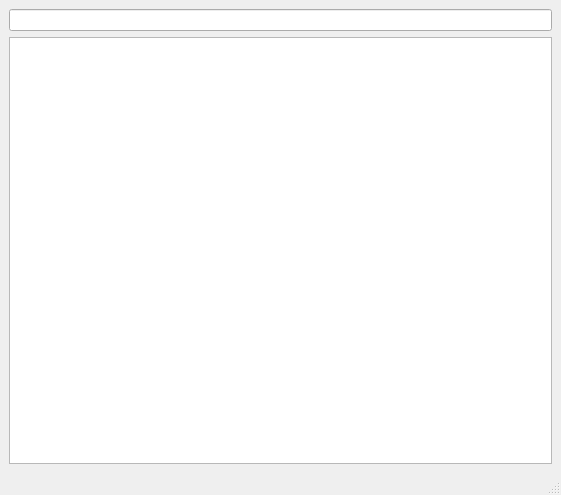
<?xml version="1.0" encoding="UTF-8"?>
<ui version="4.0">
 <class>MainWindow</class>
 <widget class="QMainWindow" name="MainWindow">
  <property name="geometry">
   <rect>
    <x>0</x>
    <y>0</y>
    <width>561</width>
    <height>495</height>
   </rect>
  </property>
  <property name="windowTitle">
   <string>MainWindow</string>
  </property>
  <widget class="QWidget" name="centralwidget">
   <layout class="QGridLayout" name="gridLayout">
    <item row="0" column="0">
     <widget class="QLineEdit" name="search_edit"/>
    </item>
    <item row="1" column="0">
     <widget class="QTableWidget" name="main_info_table"/>
    </item>
   </layout>
  </widget>
  <widget class="QMenuBar" name="menubar">
   <property name="geometry">
    <rect>
     <x>0</x>
     <y>0</y>
     <width>561</width>
     <height>22</height>
    </rect>
   </property>
  </widget>
  <widget class="QStatusBar" name="statusbar"/>
 </widget>
 <resources/>
 <connections/>
</ui>
